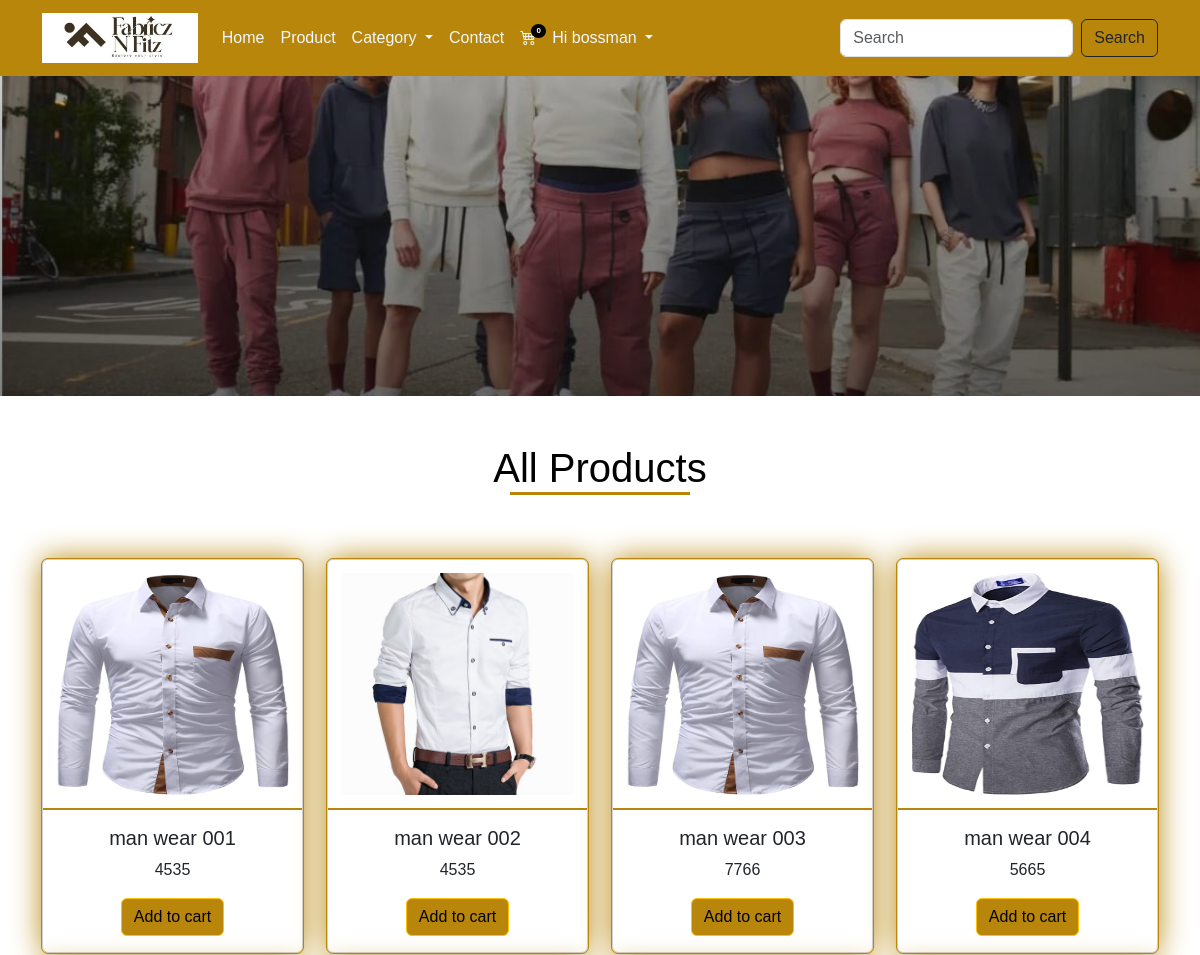
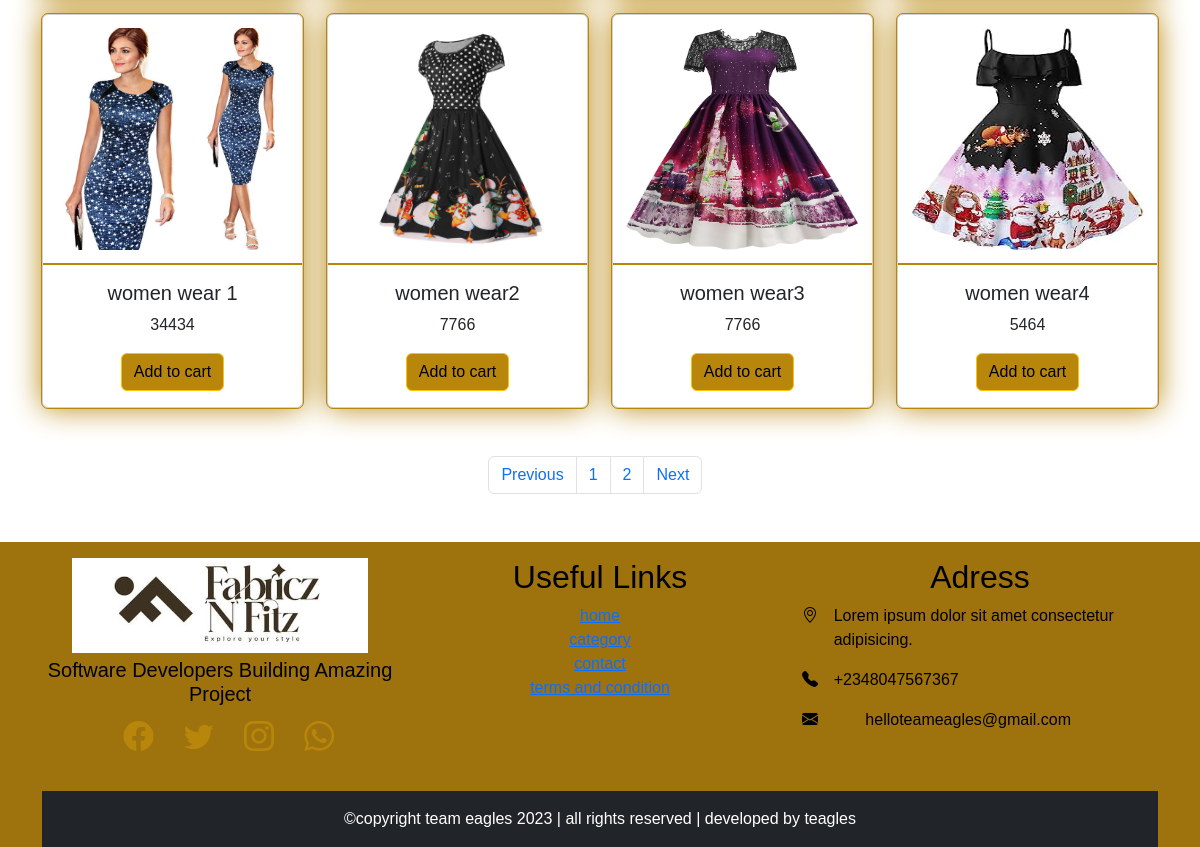
The app's page /product (signed in) with its own data (2 pictures, top to bottom).
### main/models.py (models this page shows, shortened)
class Appinfo(models.Model):
    appname = models.CharField(max_length=50)
    logo = models.ImageField(upload_to='logo')
    banner = models.ImageField(upload_to='banner')
    carousel1 = models.ImageField(upload_to='carousel')
    carousel2 = models.ImageField(upload_to='carousel')
    carousel3 = models.ImageField(upload_to='carousel')

class Product(models.Model):
    type = models.ForeignKey(Category, on_delete=models.CASCADE)
    name = models.CharField(max_length=50)
    slug = models.SlugField(unique=True)
    img = models.ImageField(upload_to='product')
    price = models.IntegerField()
    description = models.TextField()
    size = models.CharField(max_length=50, blank=True, null=True)
    popular = models.BooleanField(default=False)
    featured = models.BooleanField(default=False)
    uploaded = models.DateTimeField(auto_now_add=True)

### main/views.py (the view)
# urls.py: path('product', views.products, name='products'),
def products(request):
    prod = Product.objects.all()
    p = Paginator(prod, 8)
    page = request.GET.get('page')
    pagin = p.get_page(page)
    context = {
        'pagin':pagin,
    }
    return render(request, 'products.html', context)

### main/context_processor.py (called while the page is built)
def feature(request):
    info = Appinfo.objects.get(pk=1)
    categ = Category.objects.all()
    context = {
        'info':info,
        'categ':categ,
    }
    return context

def cartcount(request):
    cart = Cart.objects.filter(user__username = request.user.username, paid=False)
    itemcount = 0
    for item in cart:
        itemcount += item.quantity
    context = {
        'itemcount':itemcount
    }
    return context

### main/templates/products.html (shortened to what this page needs)
{% extends 'base.html' %}
{% block header %} {% include 'header.html' %} {% endblock header %}
{% block banner %} {% include 'banner.html' %} {% endblock banner %}
{% block content %}
<div class="container mt-5 mb-5">
    <h1 class="text-center text-capitalize mb-5 title">All Products</h1>
    <div class="row">
      {% for item in pagin %}
        <div class="col-12 col-md-6 col-lg-3 mt-3">
            <div class="card popcard">
                <img src="{{item.img.url}}" class="card-img-top" alt="...">
                <div class="card-body">
                  <h5 class="card-title text-caitalizetx text-center">{{item.name}}</h5>
                  <p class="card-text text-center">{{item.price}}</p>
                  <form action="{% url 'add_to_cart' %}" method="POST">
                      <button type="submit" class="btn btn-warning">Add to cart</button>
                   </form>
                </div>
             </div>
         </div>
      {% endfor %}
    </div>
    <div class="paginate mt-5">
      <nav aria-label="Page navigation example mt-4">
        <ul class="pagination">
          {% if pagin.has_previous %}
           <li class="page-item"><a class="page-link" href="?page={{pagin.previous_page_number}}">Previous</a></li>
          {% else %}
          <li class="page-item"><a class="page-link" href="?page=1">Previous</a></li>
          {% endif %}
          {% for item in pagin.paginator.page_range %}
            {% if pagin.number == item %}
              <li class="page-item"><a class="page-link" href="#">{{item}}</a></li>
            {% else %}
              <li class="page-item"><a class="page-link" href="?page={{item}}">{{item}}</a></li>
            {% endif %}
          {% endfor %}
          {% if pagin.has_next %}
            <li class="page-item"><a class="page-link" href="?page={{pagin.next_page_number}}">Next</a></li>
          {% else %}
            <li class="page-item"><a class="page-link" href="?page={{pagin.paginator.num_pages}}">Next</a></li>
          {% endif %}
        </ul>
      </nav>
    </div>
</div>
{% endblock content %}
{% block footer %} {% include 'footer.html' %} {% endblock footer %}

### main/templates/header.html (shortened to what this page needs)
<nav class="navbar navbar-expand-lg">
    <div class="container">
        <a class="navbar-brand" href="#"><img src="{{info.logo.url}}" alt="" style="height: 50px;"></a>
        <div class="collapse navbar-collapse" id="navbarSupportedContent">
        <ul class="navbar-nav me-auto mb-2 mb-lg-0">
            {% if user.is_authenticated %}
            <li class="nav-item">
                <a class="nav-link" aria-current="page" href="{% url 'home' %}">Home</a>
                </li>
                <li class="nav-item">
                   <a class="nav-link" href="{% url 'products' %}">Product</a>
                </li>
                <li class="nav-item dropdown">
                   <a class="nav-link dropdown-toggle" href="#" role="button" data-bs-toggle="dropdown" aria-expanded="false">
                      Category
                  </a>
                </li>
                <li class="nav-item">
                    <a class="nav-link" href="{% url 'contact' %}">Contact</a>
                </li>
                <li class="nav-item">
                    <a class="nav-link" href="{% url 'cart' %}">
                      <div class="wrapper">
                        <i class="bi bi-cart4"></i>
                        <span class="badge">{{itemcount}}</span>
                     </div>
                    </a>
                </li>
                <li class="nav-item dropdown">
                    <a class="nav-link dropdown-toggle" href="#" role="button" data-bs-toggle="dropdown" aria-expanded="false">
                        <span>Hi {{user.username}}</span>
                    </a>
                </li>
            {% endif %}
        </ul>
        <form action="{% url 'search' %}" method="POST" class="d-flex" role="search">
            <input class="form-control me-2" name="item" type="search" placeholder="Search" aria-label="Search">
            <button class="btn btn-outline-dark" type="submit">Search</button>
        </form>
        </div>
    </div>
</nav>

### main/static/css/style.css (style rules this page uses)
* { padding: 0%; margin: 0%; box-sizing: border-box; }
.navbar { background-color: darkgoldenrod; }
.navbar-nav a { color: aliceblue; }
.wrapper { position: relative; }
.wrapper span { position: absolute; top: -2px; right: -10px; background-color: black; font-size: 8px; border-radius: 50%; }
:root { --bg: white; --icon: black; --text: black; }
body { background: var(--bg) !important; color: var(--text) !important; font-family: 'Oxygen', sans-serif, cursive !important; }
.popcard { text-align: center; outline: 1px solid darkgoldenrod; box-shadow: 0px 0px 30px darkgoldenrod; transition: 1s; cursor: pointer; }
.popcard img { height: 250px; border-bottom: 2px solid darkgoldenrod; padding: 5%; }
.popcard button { background-color: darkgoldenrod; }
.title::after { content: ''; display: block; width: 180px; height: 3px; background-color: darkgoldenrod; margin-left: auto; margin-right: auto; }
.paginate { margin-left: 40%; }

### records on screen
Appinfo: logo (picture)
Product: img (picture), name "man wear 001", price "4535"
Product: img (picture), name "man wear 002", price "4535"
Product: img (picture), name "man wear 003", price "7766"
Product: img (picture), name "man wear 004", price "5665"
Product: img (picture), name "women wear 1", price "34434"
Product: img (picture), name "women wear2", price "7766"
Product: img (picture), name "women wear3", price "7766"
Product: img (picture), name "women wear4", price "5464"

### other values on screen
{{ itemcount }} "0"
{{ user.username }} "bossman"
{{ item }} "1"
{{ item }} "2"
